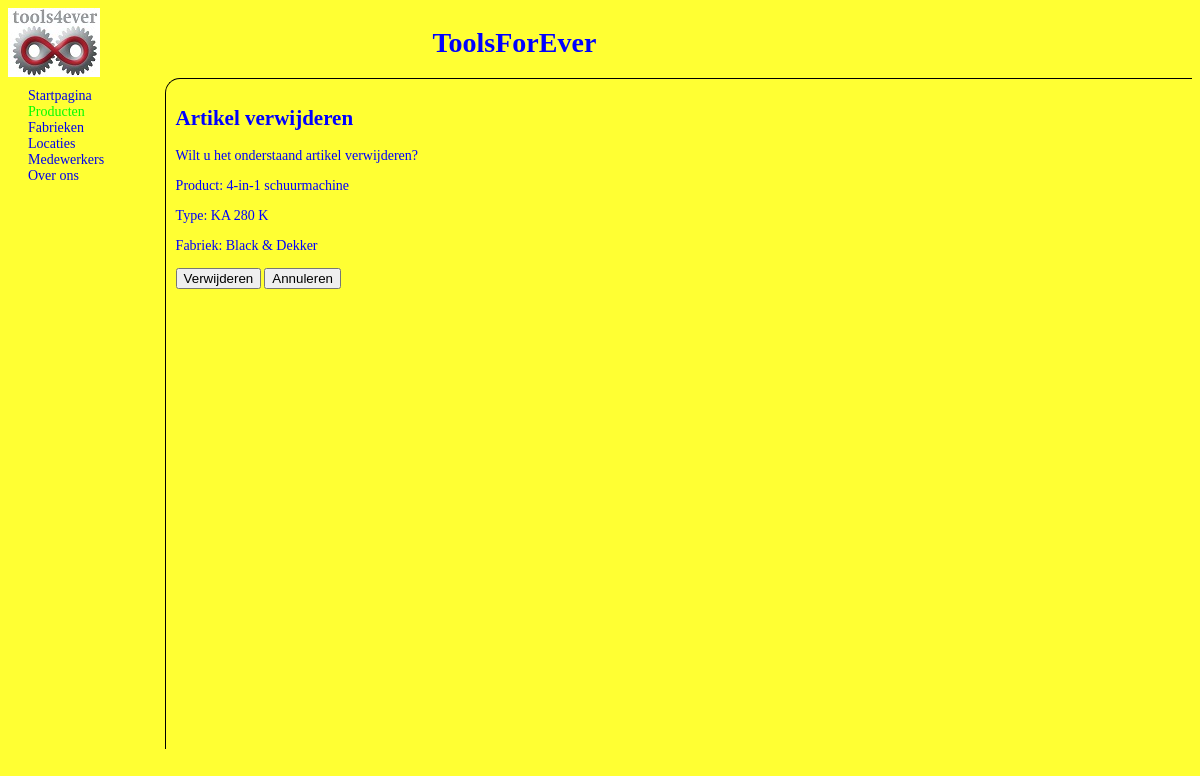
The app's page /intern/artikelverwijderen.php?id=KA280 with its own data.
### tables this page shows
create table artikel (
	productcode varchar(5),
	product varchar(25),
	type varchar(20),
	fabriekscode varchar(5),
	inkoopsprijs decimal(10, 2),
	verkoopsprijs decimal(10,2),
	primary key(productcode),
	foreign key(fabriekscode) references fabriek(fabriekscode)
);

create table fabriek (
	fabriekscode varchar(5),
	fabrieksnaam varchar(15),
	telefoon varchar(10),
	primary key(fabriekscode)
);

### intern/artikelverwijderen.php (the view, shortened to what this page needs)
<?php
include_once "database.php";
?>
<!DOCTYPE html>
<html>
<head>
    <link href="../toolsforever.css" rel="stylesheet" type="text/css" media="screen" />
</head>
<body>
    <header>
		<div id="logo"><a href="../index.php"><img src="../afbeeldingen/NewLogo.jpg" /></a></div>
		<div id="titel"><h1>ToolsForEver</h1></div>
	</header>
	<div id="wrapper">
        <nav>
    		<a href="../index.php">Startpagina</a>
    		<a class="huidig" href="index.php?prod=1">Producten</a>
    		<a href="fabrieken.php">Fabrieken</a>
    		<a href="locatie.php">Locaties</a>
    		<a href="medewerkers.php">Medewerkers</a>
    		<a href="../info.php">Over ons</a>
        </nav>
        <article>
    <?php
    $stmt = $conn->prepare("SELECT * FROM artikel JOIN fabriek ON artikel.fabriekscode = fabriek.fabriekscode WHERE productcode=:productcode");
    $stmt->bindParam(":productcode",$productcode);
    $stmt->execute();
    $row = $stmt->fetch();
    ?>
            <h1>Artikel verwijderen</h1>
            <p>Wilt u het onderstaand artikel verwijderen?</p>
            <p>Product: <?php echo $row['product'];?></p>
            <p>Type: <?php echo $row['type'];?></p>
            <p>Fabriek: <?php echo $row['fabrieksnaam'];?></p>
            <form method="post" action="#">
                    <input type="submit" name="delete" value="Verwijderen" />
                    <input type="button" value="Annuleren" onclick="location.href='../index.php';" />
            </form>
        </article>
    </div>
</body>
</html>

### toolsforever.css (style rules this page uses)
html { height: 100%; font-family: "Calibri"; font-size: 14px; color: #0000FF; background: #FFFF33; }
header { float: left; width: 100%; height: 10%; }
img { border: none; }
#logo { float: left; display: inline; width: 8%; width: 92px; height: 67px; }
#titel { margin: auto; text-align: center; width: 70%; float: left; }
#wrapper { display: block; float: right; height: 90%; width: 100%; }
nav { float: left; width: 10%; padding: 10px; }
nav a { display: block; margin-left: 10px; margin-right: 20px; text-decoration: none; }
.huidig { color: #00FF00; }
article { display: inline; padding: 10px; float: right; width: 85%; height: 650px; border-left: 1px solid black; border-top: 1px solid black; border-top-left-radius: 15px; }
form { width: 200px; }
form input { float: left; margin-bottom: 3px; margin-right: 3px; }

### records on screen
artikel: product "4-in-1 schuurmachine", type "KA 280 K", fabriekscode.fabrieksnaam "Black & Dekker"
